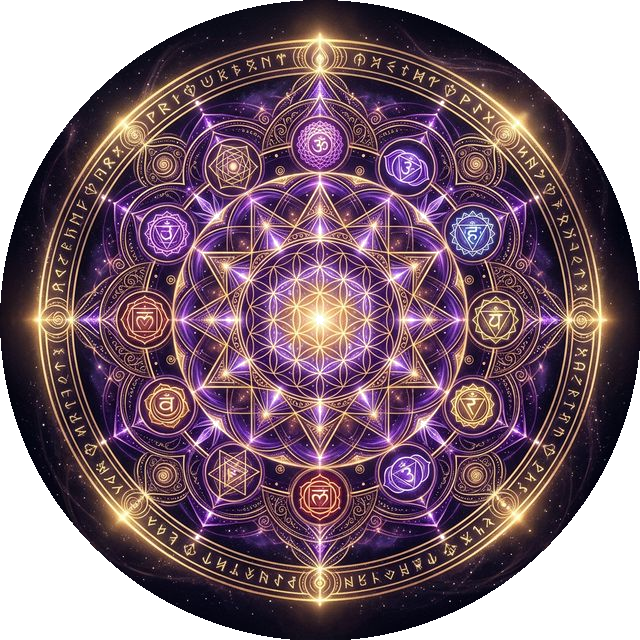
#> input picture mandala.png, 640 x 640 px
$ python remove_bg.py
#> lines starting #> are read from the running program, lines starting #| are printed output that depends on the picture
from PIL import Image

def remove_white_background(input_path, output_path):
#> called with input_path = 'mandala.png', output_path = 'mandala.png'
    img = Image.open(input_path).convert("RGBA")
#> img is the input picture: PIL image 640x640 RGBA; mean R, G, B, A 77.7, 54.3, 69, 200.2
    data = img.getdata()

    new_data = []
    # Tolerance for how "white" a pixel needs to be to turn transparent
    threshold = 230

    for item in data:
        r, g, b, a = item
        # If the pixel is mostly white/light, make it transparent
        if r > threshold and g > threshold and b > threshold:
            # Drop alpha entirely for pure white backgrounds
            new_data.append((255, 255, 255, 0))
        else:
            # For anti-aliased edges that are light but not pure white,
            # we scale the alpha down to create a smooth blend.
            # Calculate how close to white it is (255 is pure white)
            avg = (r + g + b) / 3
            if avg > 150:
                # Fade alpha for mid-tones so edges aren't jagged
                alpha = int(255 - ((avg - 150) / (255 - 150)) * 255)
                # Cap minimum alpha
                if alpha < 0: alpha = 0
                new_data.append((r, g, b, alpha))
            else:
                new_data.append(item)
#> this loop made 409600 passes
#> (item, r, g, b, avg) on passes 1 to 12: ((2, 6, 17, 0), 2, 6, 17, 8.33), ((1, 5, 16, 0), 1, 5, 16, 7.33), ((0, 4, 15, 0), 0, 4, 15, 6.33), ((0, 3, 14, 0), 0, 3, 14, 5.67), ((0, 2, 13, 0), 0, 2, 13, 5), ((0, 1, 12, 0), 0, 1, 12, 4.33), ((0, 1, 12, 0), 0, 1, 12, 4.33), ((0, 1, 12, 0), 0, 1, 12, 4.33), ((0, 2, 13, 0), 0, 2, 13, 5), ((0, 2, 13, 0), 0, 2, 13, 5), ((0, 2, 13, 0), 0, 2, 13, 5), ((0, 2, 13, 0), 0, 2, 13, 5)
#> (r, g, b, avg) on passes 61 to 66: (0, 2, 14, 5.33), (0, 2, 14, 5.33), (0, 2, 14, 5.33), (0, 2, 14, 5.33), (0, 2, 14, 5.33), (0, 2, 14, 5.33)
#> after the loop, new_data = 409600 items

    img.putdata(new_data)
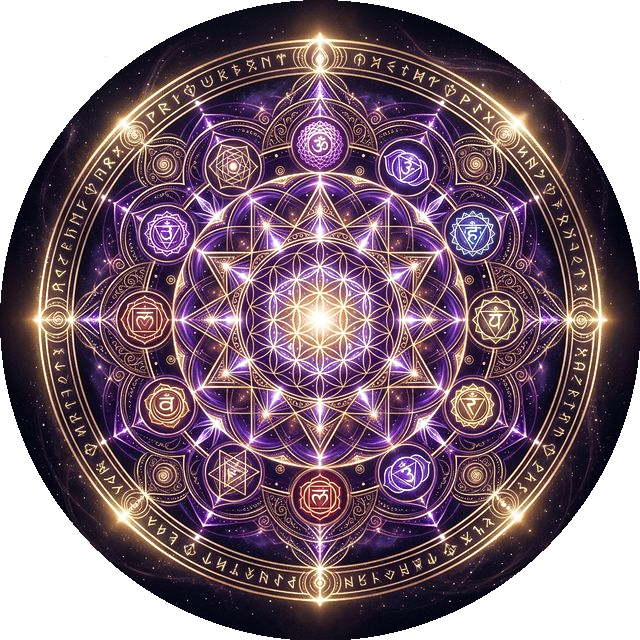
#> img: PIL image 640x640 RGBA; mean R, G, B, A 77.7, 54.3, 69, 186.5; transparent parts drawn white
    img.save(output_path, "PNG")

remove_white_background("mandala.png", "mandala.png")
